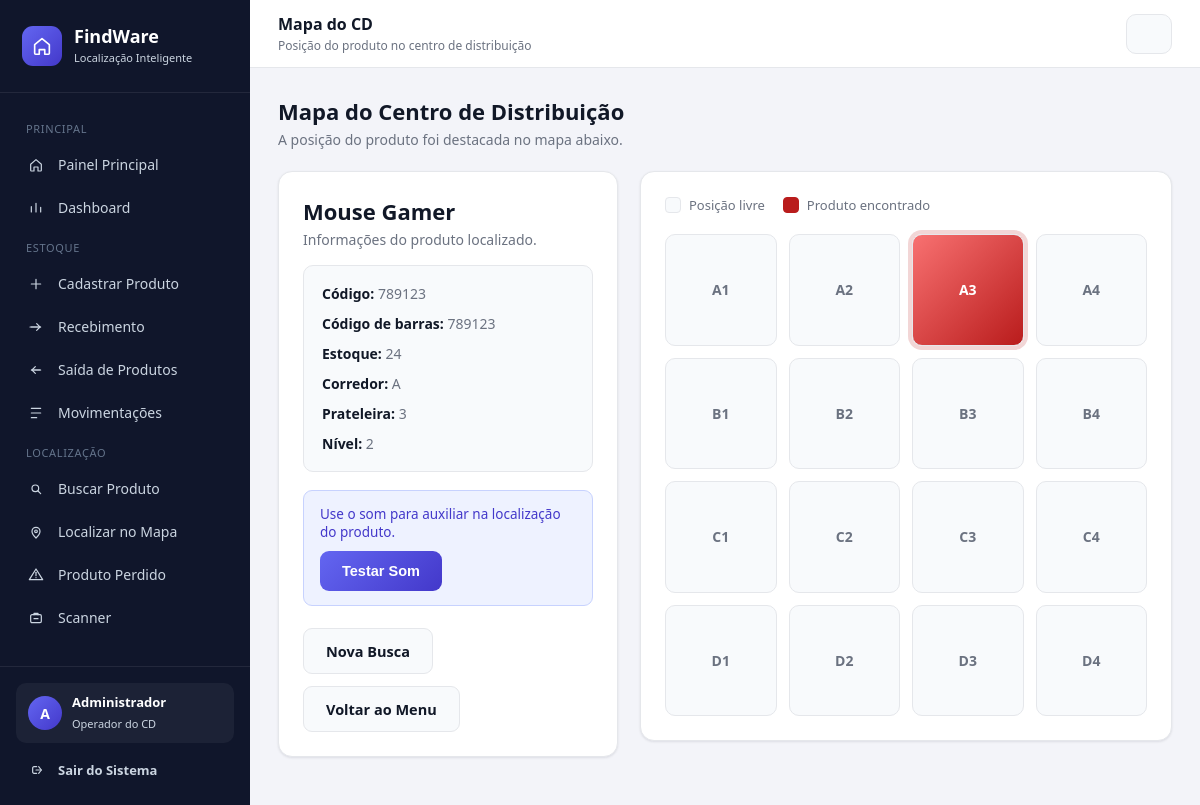
Screenshot of /mapa?busca=789123 (signed in) with the database file from the repository.
### tables this page shows
CREATE TABLE IF NOT EXISTS produtos (
    id INT(11) NOT NULL AUTO_INCREMENT,
    nome VARCHAR(150) DEFAULT NULL,
    codigo VARCHAR(50) DEFAULT NULL,
    codigo_barras VARCHAR(100) DEFAULT NULL,
    corredor VARCHAR(10) DEFAULT NULL,
    prateleira VARCHAR(10) DEFAULT NULL,
    nivel VARCHAR(10) DEFAULT NULL,
    estoque INT(11) DEFAULT 0,
    PRIMARY KEY (id)
);

### app/Controllers/MapaController.php (called while the page is built, shortened)
<?php
require_once __DIR__ . '/../Models/Produto.php';
class MapaController extends Controller
{
    public function index(): void
    {
        $produtoModel = new Produto();
        $busca = trim($_GET['busca'] ?? '');
        $erro = null;
        if ($busca === '') {
            $erro = 'Volte para a tela de localização e informe um produto ou código.';
        } else {
            $produto = $produtoModel->buscarPorTermoOuCodigo($busca);
        }
        $this->view('mapa/index', compact('produto', 'erro', 'busca'));
    }
}

### public/index.php (called while the page is built, shortened)
<?php
require_once APP_PATH . '/helpers.php';
require_once APP_PATH . '/Core/Database.php';
require_once APP_PATH . '/Controllers/MapaController.php';
$router = new Router();
$router->despachar();

### config.php (called while the page is built)
<?php
return [
    'db_host' => '127.0.0.1',
    'db_name' => 'cd_system',
    'db_user' => 'root',
    'db_pass' => '',
];

### app/Core/Database.php (called while the page is built)
<?php
class Database
{
    private static ?PDO $instancia = null;
    public static function getConnection(): PDO
    {
        if (self::$instancia === null) {
            $config = require __DIR__ . '/../../config.php';
            $dsn = "mysql:host={$config['db_host']};dbname={$config['db_name']};charset=utf8mb4";
            try {
                self::$instancia = new PDO($dsn, $config['db_user'], $config['db_pass'], [
                    PDO::ATTR_ERRMODE => PDO::ERRMODE_EXCEPTION,
                    PDO::ATTR_DEFAULT_FETCH_MODE => PDO::FETCH_ASSOC,
                ]);
            } catch (PDOException $e) {
                die('Erro ao conectar ao banco de dados: ' . $e->getMessage());
            }
        }
        return self::$instancia;
    }
}

### app/Models/Produto.php (called while the page is built, shortened)
<?php
class Produto
{
    private PDO $pdo;
    public function __construct()
    {
        $this->pdo = Database::getConnection();
    }
    public function buscarPorTermoOuCodigo(string $termo): ?array
    {
        $stmt = $this->pdo->prepare(
            'SELECT * FROM produtos WHERE codigo_barras = :termo OR codigo = :termo OR nome LIKE :like LIMIT 1'
        );
        $stmt->execute(['termo' => $termo, 'like' => "%{$termo}%"]);
        $produto = $stmt->fetch();
        return $produto ?: null;
    }
}

### app/helpers.php (called while the page is built, shortened)
<?php
function url(string $caminho = ''): string
{
    $caminho = ltrim($caminho, '/');
    return BASE_URL . '/' . $caminho;
}
function e($valor): string
{
    return htmlspecialchars((string) ($valor ?? ''), ENT_QUOTES, 'UTF-8');
}

### app/Views/mapa/index.php (the view, shortened to what this page needs)
<?php if ($erro): ?>
    <div class="card" style="max-width:620px;">
        <div class="page-header">
            <h2>Não foi possível localizar o produto</h2>
            <p><?= e($erro) ?></p>
        </div>
        <div class="acoes">
            <a href="<?= url('produtos/localizar') ?>" class="btn">Voltar para Localização</a>
            <a href="<?= url('menu') ?>" class="btn btn-secundario">Voltar ao Menu</a>
        </div>
    </div>
<?php else: ?>
    <div class="page-header">
        <h2>Mapa do Centro de Distribuição</h2>
        <p>A posição do produto foi destacada no mapa abaixo.</p>
    </div>
    <div class="layout-mapa">
        <div class="card">
            <div class="page-header" style="margin-bottom:16px;">
                <h2><?= e($produto['nome']) ?></h2>
                <p>Informações do produto localizado.</p>
            </div>
            <div class="info-produto">
                <p><strong>Código:</strong> <?= e($produto['codigo']) ?></p>
                <p><strong>Código de barras:</strong> <?= e($produto['codigo_barras']) ?></p>
                <p><strong>Estoque:</strong> <?= (int) $produto['estoque'] ?></p>
                <p><strong>Corredor:</strong> <?= e($produto['corredor']) ?></p>
                <p><strong>Prateleira:</strong> <?= e($produto['prateleira']) ?></p>
                <p><strong>Nível:</strong> <?= e($produto['nivel']) ?></p>
            </div>
            <div class="aviso aviso-azul" style="margin-top:18px; margin-bottom:0;">
                Use o som para auxiliar na localização do produto.
                <div style="margin-top:10px;">
                    <button type="button" onclick="document.getElementById('beep').play()">Testar Som</button>
                </div>
            </div>
            <div class="acoes">
                <a href="<?= url('produtos/localizar') ?>" class="btn btn-secundario">Nova Busca</a>
                <a href="<?= url('menu') ?>" class="btn btn-secundario">Voltar ao Menu</a>
            </div>
        </div>
        <div class="card">
            <div class="mapa-legenda">
                <div class="legenda-item"><div class="quadrado-legenda"></div> Posição livre</div>
                <div class="legenda-item"><div class="quadrado-legenda ativo-legenda"></div> Produto encontrado</div>
            </div>
            <div class="grade-mapa">
                <?php
                $corredores = ['A', 'B', 'C', 'D'];
                foreach ($corredores as $corredor):
                    for ($p = 1; $p <= 4; $p++):
                        $ativo = (strtoupper($corredor) === strtoupper($produto['corredor']) && (string) $p === (string) $produto['prateleira']) ? 'ativo' : '';
                ?>
                    <div class="posicao <?= $ativo ?>"><?= $corredor . $p ?></div>
                <?php
                    endfor;
                endforeach;
                ?>
            </div>
        </div>
    </div>
<?php endif; ?>

### public/assets/css/style.css (style rules this page uses)
* { margin: 0; padding: 0; box-sizing: border-box; }
:root { --azul: #4f46e5; --azul-escuro: #4338ca; --azul-claro: #eef2ff; --sidebar-bg: #10162b; --sidebar-bg-hover: #1a2240; --sidebar-texto: #cbd5e1; --bg: #f3f4f9; --card: #ffffff; --card-secundario: #f8fafc; --borda: #e5e7eb; --texto: #111827; --texto-suave: #6b7280; --verde: #15803d; --verde-bg: #dcfce7; --vermelho: #b91c1c; --vermelho-bg: #fee2e2; --laranja: #b45309; --laranja-bg: #fef3c7; --sombra: 0 1px 2px rgba(16, 24, 40, .04), 0 1px 3px rgba(16, 24, 40, .06); --sombra-media: 0 4px 10px rgba(16, 24, 40, .08); --raio: 14px; }
body { font-family: 'Segoe UI', Roboto, 'Helvetica Neue', Arial, sans-serif; background: var(--bg); color: var(--texto); -webkit-font-smoothing: antialiased; }
a { color: inherit; }
.page-header { margin-bottom: 22px; }
.page-header h2 { font-size: 22px; font-weight: 700; }
.page-header p { color: var(--texto-suave); margin-top: 4px; font-size: 14px; }
.card { background: var(--card); border: 1px solid var(--borda); border-radius: var(--raio); padding: 24px; margin-bottom: 20px; box-shadow: var(--sombra); }
button, .btn { background: linear-gradient(135deg, #6366f1, var(--azul-escuro)); color: white; border: none; padding: 12px 22px; border-radius: 9px; cursor: pointer; font-weight: 600; font-size: 14.5px; text-decoration: none; display: inline-flex; align-items: center; justify-content: center; gap: 8px; transition: .15s; }
.btn-secundario { background: var(--card-secundario); color: var(--texto); border: 1px solid var(--borda); }
.acoes { display: flex; gap: 12px; align-items: center; margin-top: 22px; flex-wrap: wrap; }
.layout-mapa { display: grid; grid-template-columns: 340px 1fr; gap: 22px; align-items: start; }
.info-produto { background: var(--card-secundario); border: 1px solid var(--borda); border-radius: 10px; padding: 18px; }
.info-produto p { margin-bottom: 11px; color: var(--texto-suave); font-size: 14px; }
.info-produto p:last-child { margin-bottom: 0; }
.info-produto strong { color: var(--texto); }
.mapa-legenda { display: flex; gap: 18px; margin-bottom: 20px; font-size: 13px; color: var(--texto-suave); }
.legenda-item { display: flex; align-items: center; gap: 8px; }
.quadrado-legenda { width: 16px; height: 16px; border-radius: 4px; border: 1px solid var(--borda); background: var(--card-secundario); }
.quadrado-legenda.ativo-legenda { background: var(--vermelho); border-color: var(--vermelho); }
.grade-mapa { display: grid; grid-template-columns: repeat(4, 1fr); gap: 12px; }
.posicao { aspect-ratio: 1; background: var(--card-secundario); border: 1px solid var(--borda); border-radius: 10px; display: flex; align-items: center; justify-content: center; font-weight: 700; color: var(--texto-suave); transition: .15s; font-size: 14px; }
.posicao.ativo { background: linear-gradient(135deg, #f87171, var(--vermelho)); color: white; box-shadow: 0 0 0 4px rgba(185, 28, 28, .18); animation: pulso 1.1s infinite alternate; }
.aviso { padding: 14px 16px; border-radius: 9px; margin-bottom: 20px; font-size: 13.5px; }
.aviso-azul { background: var(--azul-claro); color: var(--azul-escuro); border: 1px solid #c7d2fe; }

### rows the page displays
produtos: nome "Mouse Gamer", codigo "789123", codigo_barras "789123", estoque "24", corredor "A", prateleira "3", nivel "2"

### other values shown
mb_substr(usuarioLogado() ?? 'U', 0, 1) "A"
usuarioLogado() "Administrador"
$tituloPagina "Mapa do CD"
$subtituloPagina "Posição do produto no centro de distribuição"
$corredor "A"
$corredor "B"
$corredor "C"
$corredor "D"
